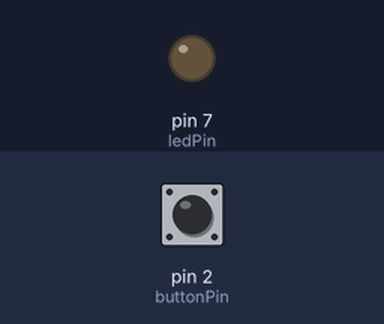
The sketch below on a simulated Arduino Uno, built with avr-gcc and run on an emulated ATmega328P. Parts: output pins drawn as LEDs (lit = HIGH). Dashed ring = blinking. The inputs (shaded band) are chosen by the test bench; at power-on: pin 2 (buttonPin) LOW.

Above: at 1.2 s.
1.3 s: pin 2 (buttonPin) pulled HIGH for 0.15 s
At 1.9 s:
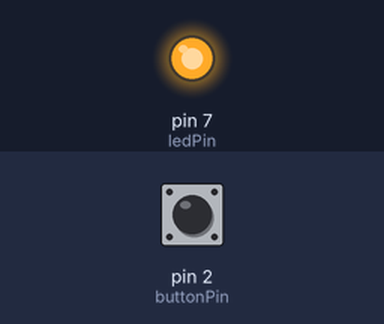
3.5 s: pin 2 (buttonPin) pulled HIGH for 1 s
At 6.4 s:
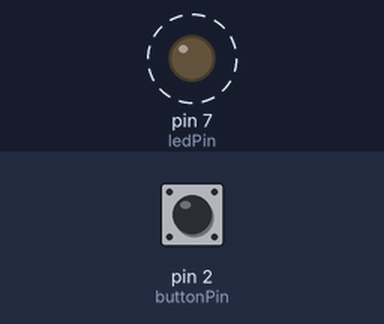
7.5 s: pin 2 (buttonPin) pulled HIGH for 3.2 s
At 14.3 s:
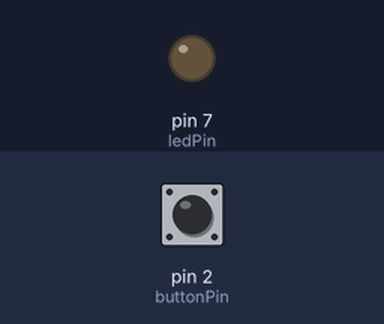
Timing chart, 0 to 15.8 s (numbered marks = the images above; inputs shaded):
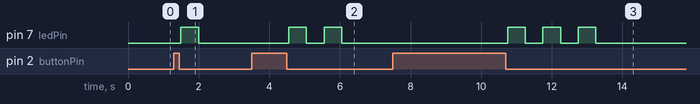

The sketch:

incremental-led-blinker.ino
```cpp
// Nomeação dos pinos e variáveis
const int buttonPin = 2, ledPin = 7;
int i, count = 1;

// Função de configuração inicial
void setup() {

  // Configuração dos pinos digitais
  pinMode(buttonPin, INPUT);
  pinMode(ledPin, OUTPUT);

  // Inicialização dos pinos
  digitalWrite(ledPin, LOW);

}

// Função de repetição contínua
void loop() {

  // Lógica condicional para acionamento do botão
  if (digitalRead(buttonPin) == HIGH) {

    // Debounce
    while(digitalRead(buttonPin) == HIGH);
    delay(50);

    // Laço de repetição para piscar o LED de acordo com o contador
    for(i = 1; i <= count; i++) {

      // Sinal digital para o LED acender
      digitalWrite(ledPin, HIGH);
      delay(500);

      // Sinal digital para o LED apagar
      digitalWrite(ledPin, LOW);
      delay(500);

    }

    // Incremento do contador
    count++;
  }
}
```

Measured:
- after the input at 1.3 s, pin 7 (ledPin): LOW → HIGH after 0.20 s, → LOW 0.50 s later
- after the input at 3.5 s, pin 7 (ledPin): alternates HIGH for 0.50 s and LOW for 0.50 s, 4 changes in all, then stays LOW, starting after 1.1 s
- after the input at 7.5 s, pin 7 (ledPin): alternates HIGH for 0.50 s and LOW for 0.50 s, 6 changes in all, then stays LOW, starting after 3.3 s
